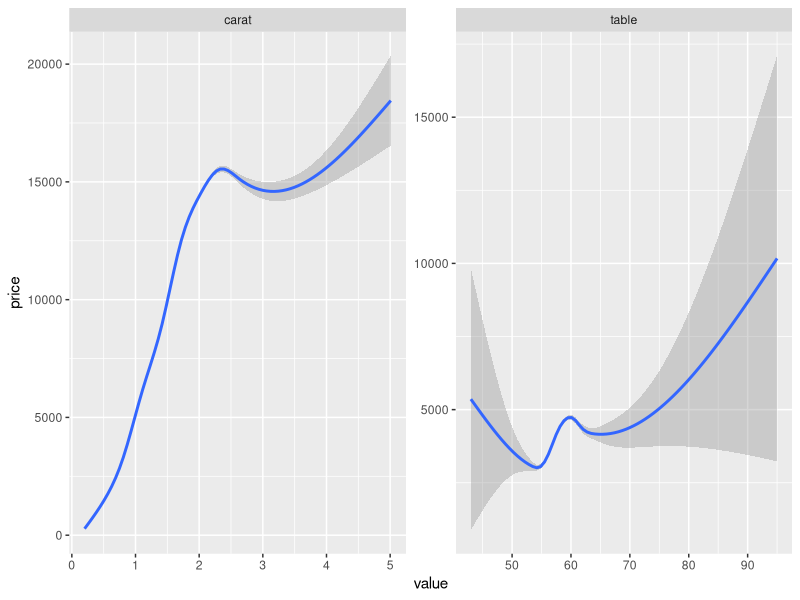
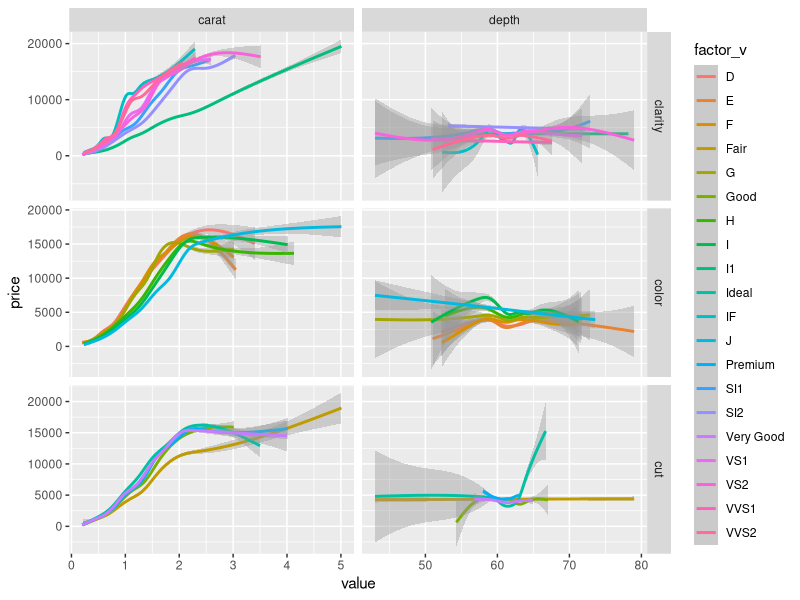
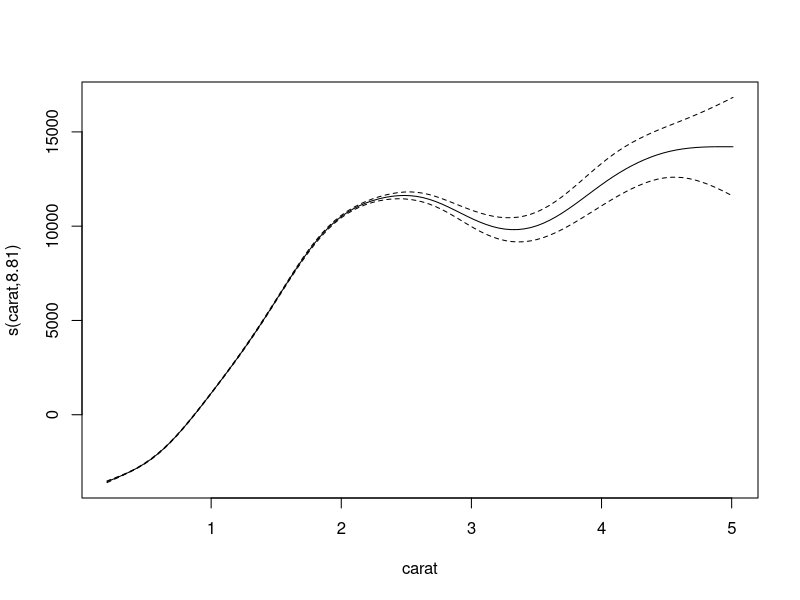
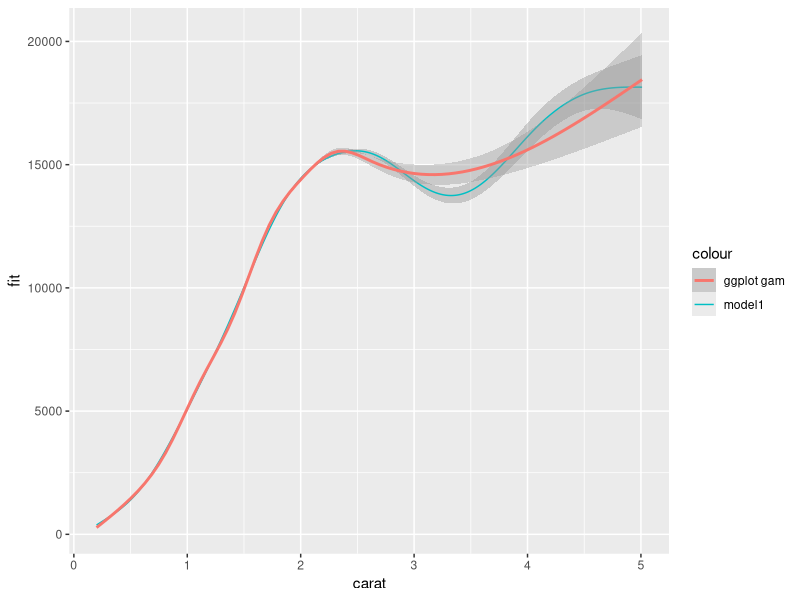
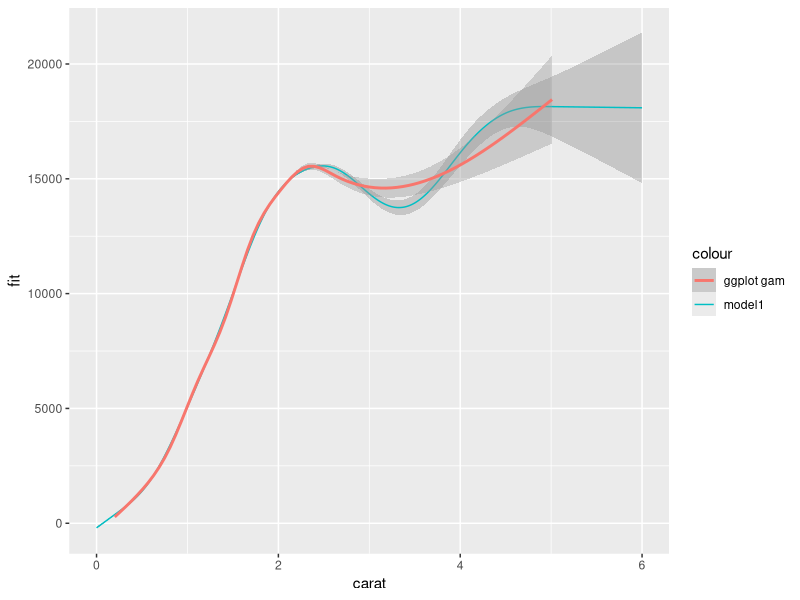
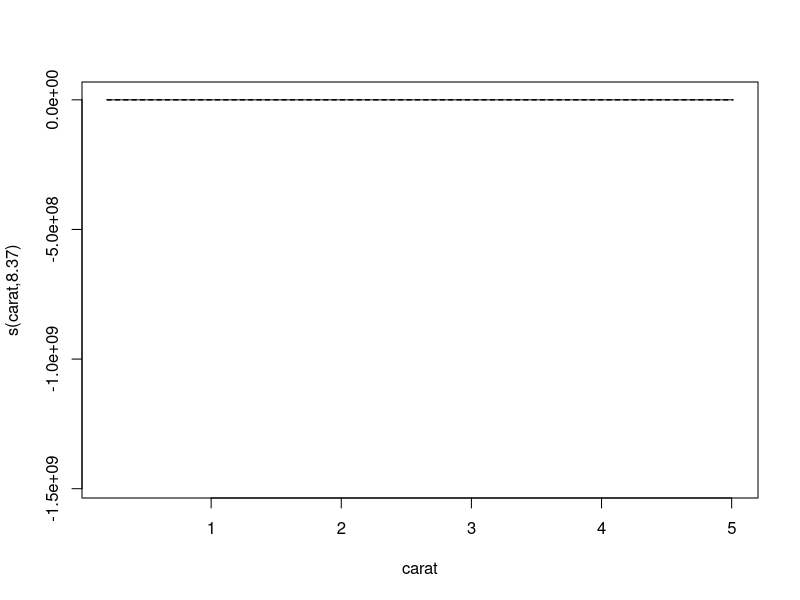
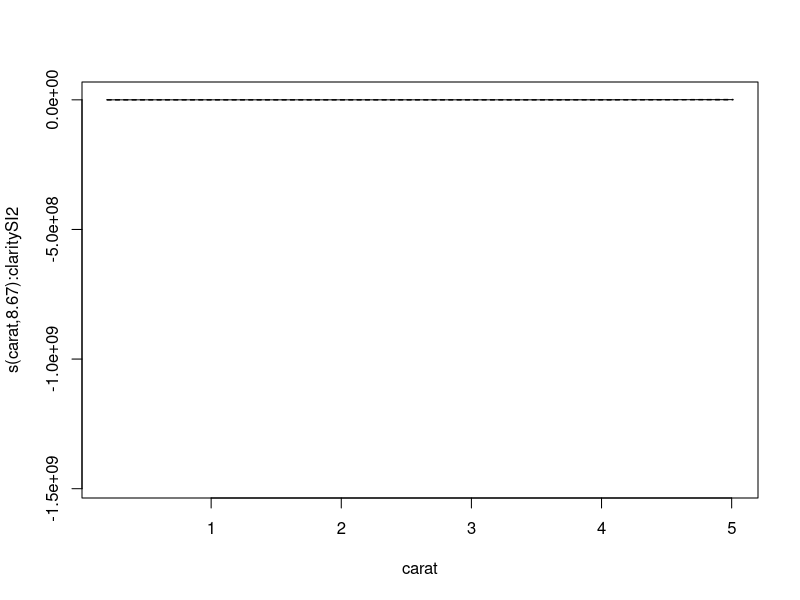
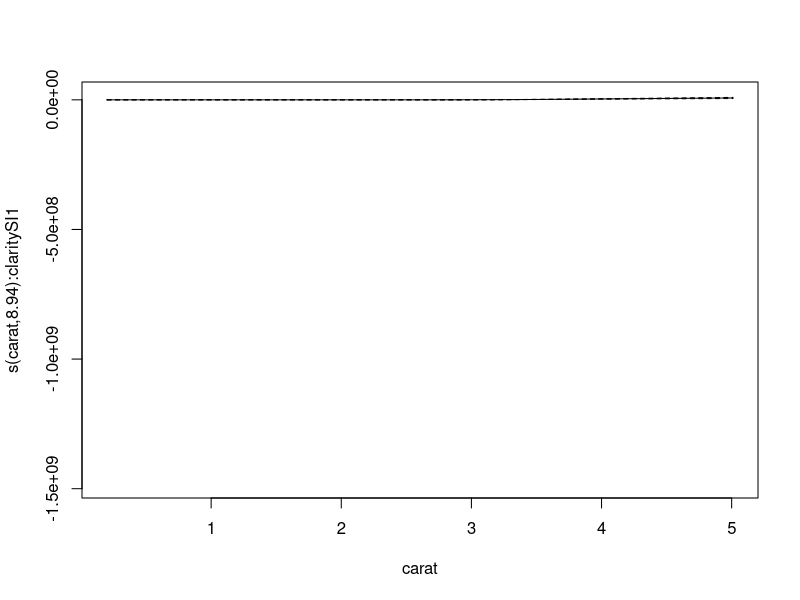

Write R code to recreate these figures, in order.
## ---- chunk 1

## ---- chunk 2
library(tidyverse)

diamonds %>% 
  gather(variable, value, carat,table) %>% 
  ggplot(aes(x=value, y=price)) +
  geom_smooth() +
  facet_wrap(~variable, scales = "free")
## ---- chunk 3
diamonds %>% 
  gather(variable, value, carat, depth) %>% 
  gather(factor_g , factor_v, cut, color, clarity) %>% 
  ggplot(aes(x=value, y=price)) +
  geom_smooth(aes(group=factor_v, colour=factor_v)) +
  facet_grid(factor_g~variable, scales = "free")
## ---- chunk 4
library(mgcv)
library(broom)

model1 <- gam(price ~ s(carat), data=diamonds)
broom::tidy(model1)
## ---- chunk 5
plot(model1)
## ---- chunk 6
tibble(
  carat = seq(from=min(diamonds$carat), 
              to=max(diamonds$carat), 
              length.out = 1000)
) %>% 
  bind_cols(as_tibble(
    predict(model1, newdata = ., se.fit=TRUE)
  )) %>% 
  
  ggplot(aes(x=carat, y=fit)) +
  geom_ribbon(aes(ymin=fit-se.fit, ymax=fit+se.fit),
              alpha=.2) +
  geom_line(aes(colour = "model1")) +
  geom_smooth(data = diamonds, aes(y=price, colour="ggplot gam"))

## ---- chunk 7
tibble(
  carat = seq(from=0, 
              to=6, 
              length.out = 1000)
) %>% 
  bind_cols(as_tibble(
    predict(model1, newdata = ., se.fit=TRUE)
  )) %>% 
  
  ggplot(aes(x=carat, y=fit)) +
  geom_ribbon(aes(ymin=fit-se.fit, ymax=fit+se.fit),
              alpha=.2) +
  geom_line(aes(colour = "model1")) +
  geom_smooth(data = diamonds, aes(y=price, colour="ggplot gam"))

## ---- chunk 8
model2 <- gam(price ~ s(carat) + s(carat, by=clarity) + clarity, data=diamonds)
broom::tidy(model2)
## ---- chunk 9
broom::tidy(model2) %>% 
  bind_rows(
    broom::tidy(model2, parametric = TRUE)
  )
## ---- chunk 10
plot(model2)
## ---- chunk 11
pred_data <- expand_grid(
  carat = seq(from=min(diamonds$carat), 
              to=max(diamonds$carat), 
              length.out = 1000),
  clarity = levels(diamonds$clarity)
)
dim(pred_data)
## ---- chunk 12
pred_data <- pred_data %>% 
  predict(model2, 
          newdata = ., 
          se=TRUE) %>% 
  as_tibble() %>% 
  cbind(pred_data)


pred_data %>% 
  ggplot(aes(x=carat, y=fit, colour = clarity)) +
  geom_ribbon(aes(ymin=fit-se.fit, ymax=fit+se.fit),
              alpha=.2) +
  geom_line() +
  geom_smooth(data = diamonds, aes(y=price, colour="ggplot gam")) +
  facet_wrap(~clarity)

## ---- chunk 13
pred_data %>% 
  ggplot(aes(x=carat, y=fit, colour = clarity)) +
  geom_ribbon(aes(ymin=fit-se.fit, ymax=fit+se.fit),
              alpha=.2) +
  geom_line() +
  geom_smooth(data = diamonds, aes(y=price, colour="ggplot gam")) +
  facet_wrap(~clarity, scales="free_y")
## ---- chunk 14
model3 <- gam(price ~ s(carat) + s(table) + ti(carat, table), 
              data = diamonds)
broom::tidy(model3)
## ---- chunk 15
plot(model3)
## ---- chunk 16
carat_pred <- tibble(
  carat = seq(from=min(diamonds$carat), 
              to=max(diamonds$carat), 
              length.out = 1000),
  table = 0
)

carat_pred <- predict(model3, newdata = carat_pred, 
                      se.fit = TRUE, terms = "s(carat)") %>%  
  as_tibble() %>% 
  cbind(carat_pred)

ggplot(carat_pred, aes(x=carat, y=fit)) +
  geom_ribbon(alpha=.3,
              aes(ymin=fit-se.fit,
                  ymax = fit+se.fit)) +
  geom_line()
## ---- chunk 17
table_pred <- tibble(
  carat = 0,
  table = seq(from=min(diamonds$table), 
              to=max(diamonds$table), 
              length.out = 1000)
)

table_pred <- predict(model3, newdata = table_pred, 
                      se.fit = TRUE, terms = "s(table)") %>%  
  as_tibble() %>% 
  cbind(table_pred)

ggplot(table_pred, aes(x=table, y=fit)) +
  geom_ribbon(alpha=.3,
              aes(ymin=fit-se.fit,
                  ymax = fit+se.fit)) +
  geom_line()
## ---- chunk 18
ct_int_pred <- expand_grid(
  carat = seq(from=min(diamonds$carat), 
              to=max(diamonds$carat), 
              length.out = 100),
  table = seq(from=min(diamonds$table), 
              to=max(diamonds$table), 
              length.out = 100)
)

ct_int_pred <- predict(model3, newdata = ct_int_pred, 
                      se.fit = TRUE) %>%  
  as_tibble() %>% 
  cbind(ct_int_pred)

dim(ct_int_pred)
## ---- chunk 19
ggplot(ct_int_pred, aes(x=carat, y=table)) + 
  geom_tile(aes(fill = fit)) +
  geom_contour(aes(z = fit), colour = "white")
